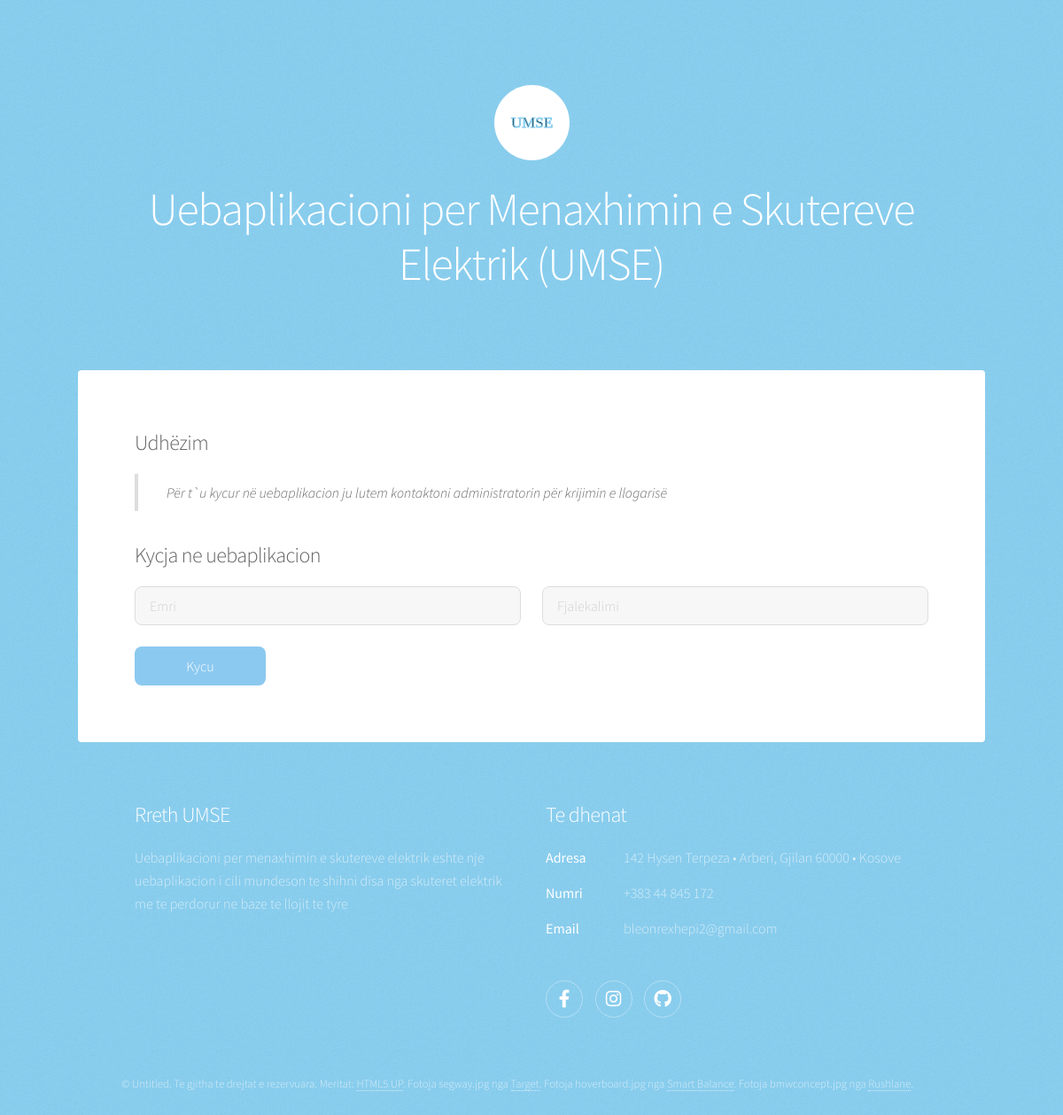
/ModuliAdministratorit/index.php, run on the app's committed database.
### tables this page shows
CREATE TABLE `umse_tedhenat` (
  `ID_tedhenat` int(11) NOT NULL,
  `Shenimi` varchar(200) NOT NULL,
  `Pershkrimi` varchar(10000) NOT NULL,
  `Fajlli` varchar(255) NOT NULL,
  `Pamja_faqes` varchar(50) NOT NULL
);

### ModuliAdministratorit/fundi_faqes.php (the view, shortened to what this page needs)
<footer id="footer">
	<section>
		<?php
            $rezultati = mysqli_query($lidhe15, "CALL umse_fundi_pershkrimi");
			while ($rreshti = mysqli_fetch_assoc($rezultati))
			{
				extract($rreshti);
				?>
					<h2><?php echo $Shenimi; ?></h2>
					<?php echo $Pershkrimi; ?>
				<?php
			}
		?>
	</section>
	<section>
        <h2>Te dhenat</h2>
		<dl class="alt">
			<?php
            	$rezultati = mysqli_query($lidhe16, "CALL umse_fundi_tedhenat");
				while ($rreshti = mysqli_fetch_assoc($rezultati))
				{
					extract($rreshti);
					?>
						<?php echo $Pershkrimi; ?>
					<?php
				}
			?>
		</dl>
		<ul class="icons">
			<?php
            	$rezultati = mysqli_query($lidhe17, "CALL umse_fundi_rrjetetsociale");
				while ($rreshti = mysqli_fetch_assoc($rezultati))
				{
					extract($rreshti);
					?>
						<?php echo $Pershkrimi; ?>
					<?php
				}
			?>
		</ul>
	</section>
	<p class="copyright">
		<?php
            $rezultati = mysqli_query($lidhe18, "CALL umse_funditedrejtatautoriale");
			while ($rreshti = mysqli_fetch_assoc($rezultati))
			{
				extract($rreshti);
				?>
					<?php echo $Pershkrimi; ?>
				<?php
			}
		?>
	</p>
</footer>

### ModuliAdministratorit/fillimi_faqes.php (shortened to what this page needs)
<?php
	$rezultati = mysqli_query($lidhe19, "CALL umse_fillimi_faqes");
	while ($rreshti = mysqli_fetch_assoc($rezultati))
	{
		extract($rreshti);
		?>
			<header id="header" class="alt">
				<span class="logo"><img src="<?php echo $Fajlli; ?>" alt="" /></span>
				<h1><?php echo $Shenimi; ?></h1>
			</header>
		<?php
	}
?>

### data on the page
umse_tedhenat: Fajlli (picture), Shenimi "Uebaplikacioni per Menaxhimin e Skutereve Elektrik (UMSE)"
umse_tedhenat: Shenimi "Rreth UMSE", Pershkrimi "Uebaplikacioni per menaxhimin e skutereve elektrik eshte nje uebaplikacion i cili mundeson te shihni disa nga skuteret elektrik me te perdorur ne baze te llojit te tyre"
umse_tedhenat: Pershkrimi "Adresa 142 Hysen Terpeza • Arberi, Gjilan 60000 • Kosove Numri +383 44 845 172 Email bleonrexhepi2@gmail.com"
umse_tedhenat: Pershkrimi "© Untitled. Te gjitha te drejtat e rezervuara. Meritat: HTML5 UP . Fotoja segway.jpg nga Target . Fotoja hoverboard.jpg nga Smart Balance . Fotoja bmwconcept.jpg nga Rushlane ."
